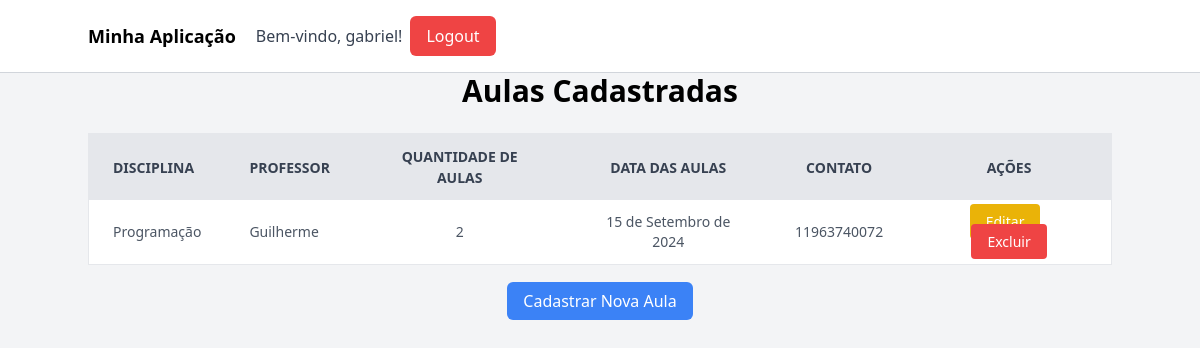
/aulas/ (signed in), run on an earlier commit of the app's database.
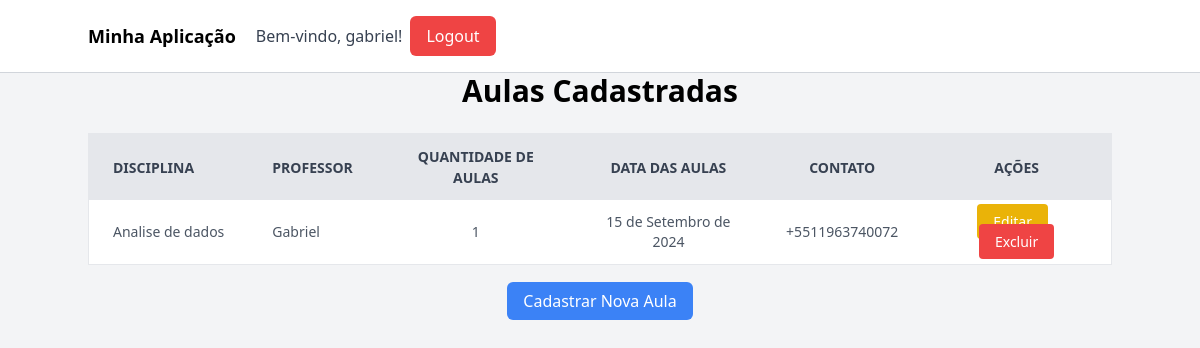
And on a later commit of the database.
### formulario_professores/models.py (models this page shows, shortened)
class Aula(models.Model):
    usuario = models.ForeignKey(User, on_delete=models.CASCADE)
    disciplina = models.CharField(max_length=100)
    quantidade_aulas = models.IntegerField()
    data_aulas = models.DateField()
    professor = models.CharField(max_length=100)
    contato = models.CharField(max_length=20)
    dias_antes = models.IntegerField(default=3, help_text="Quantos dias antes você deseja ser avisado?")
    mensagem_notificacao = models.TextField(blank=True, help_text="Mensagem personalizada para a notificação.")

### formulario_professores/views.py (the view)
# urls.py: path('aulas/', views.listar_aulas, name='listar_aulas'),
@login_required
def listar_aulas(request):
    aulas = Aula.objects.filter(usuario=request.user)
    return render(request, 'listar.html', {'aulas': aulas})

### formulario_professores/templates/listar.html (shortened to what this page needs)
{% extends 'base.html' %}
{% block conteudo %}
    <nav class="bg-white border-b border-gray-300 p-4">
        <div class="container mx-auto flex items-center">
            <div class="flex items-center space-x-5">
                <a href="/" class="text-black text-lg font-bold">Minha Aplicação</a>
                {% if user.is_authenticated %}
                    <span class="text-gray-700">Bem-vindo, {{ user.username }}!</span>
                {% endif %}
            </div>
            <div class="ml-2">
                {% if user.is_authenticated %}
                    <form method="POST" action="{% url 'logout' %}">
                        <button type="submit" class="bg-red-500 text-white py-2 px-4 rounded-md hover:bg-red-600">
                            Logout
                        </button>
                    </form>
                {% else %}
                    <a href="{% url 'login' %}" class="bg-blue-500 text-white py-2 px-4 rounded-md hover:bg-blue-600">
                        Login
                    </a>
                {% endif %}
            </div>
        </div>
    </nav>
    <div class="container mx-auto">
        <h1 class="text-3xl font-bold text-center mb-6">Aulas Cadastradas</h1>
        <div class="overflow-x-auto">
            <table class="min-w-full bg-white border border-gray-200">
                <thead>
                    <tr class="bg-gray-200 text-gray-700 uppercase text-sm leading-normal">
                        <th class="py-3 px-6 text-left">Disciplina</th>
                        <th class="py-3 px-6 text-left">Professor</th>
                        <th class="py-3 px-6 text-center">Quantidade de Aulas</th>
                        <th class="py-3 px-6 text-center">Data das Aulas</th>
                        <th class="py-3 px-6 text-center">Contato</th>
                        <th class="py-3 px-6 text-center">Ações</th>
                    </tr>
                </thead>
                <tbody class="text-gray-600 text-sm">
                    {% for aula in aulas %}
                    <tr class="border-b border-gray-200 hover:bg-gray-100">
                        <td class="py-3 px-6 text-left whitespace-nowrap">{{ aula.disciplina }}</td>
                        <td class="py-3 px-6 text-left">{{ aula.professor }}</td>
                        <td class="py-3 px-6 text-center">{{ aula.quantidade_aulas }}</td>
                        <td class="py-3 px-6 text-center">{{ aula.data_aulas }}</td>
                        <td class="py-3 px-6 text-center">{{ aula.contato }}</td>
                        <td class="py-3 px-6 text-center">
                            <a href="{% url 'editar_aula' aula.id %}" class="bg-yellow-500 text-white px-4 py-2 rounded hover:bg-yellow-600 mr-2">Editar</a>
                            <a href="{% url 'excluir_aula' aula.id %}" class="bg-red-500 text-white px-4 py-2 rounded hover:bg-red-600">Excluir</a>
                        </td>
                    </tr>
                    {% empty %}
                    <tr>
                        <td colspan="6" class="py-3 px-6 text-center text-gray-500">Nenhuma aula cadastrada.</td>
                    </tr>
                    {% endfor %}
                </tbody>
            </table>
        </div>
        <div class="text-center mt-6">
            <a href="{% url 'cadastrar_aula' %}" class="bg-blue-500 text-white py-2 px-4 rounded-md hover:bg-blue-600">Cadastrar Nova Aula</a>
        </div>
    </div>
{% endblock %}

What changed in the data, as far as the page shows it:
removed Aula: disciplina "Programação", professor "Guilherme", quantidade_aulas "2", data_aulas "15 de Setembro de 2024", contato "11963740072"
added Aula: disciplina "Analise de dados", professor "Gabriel", quantidade_aulas "1", data_aulas "15 de Setembro de 2024", contato "+5511963740072"
